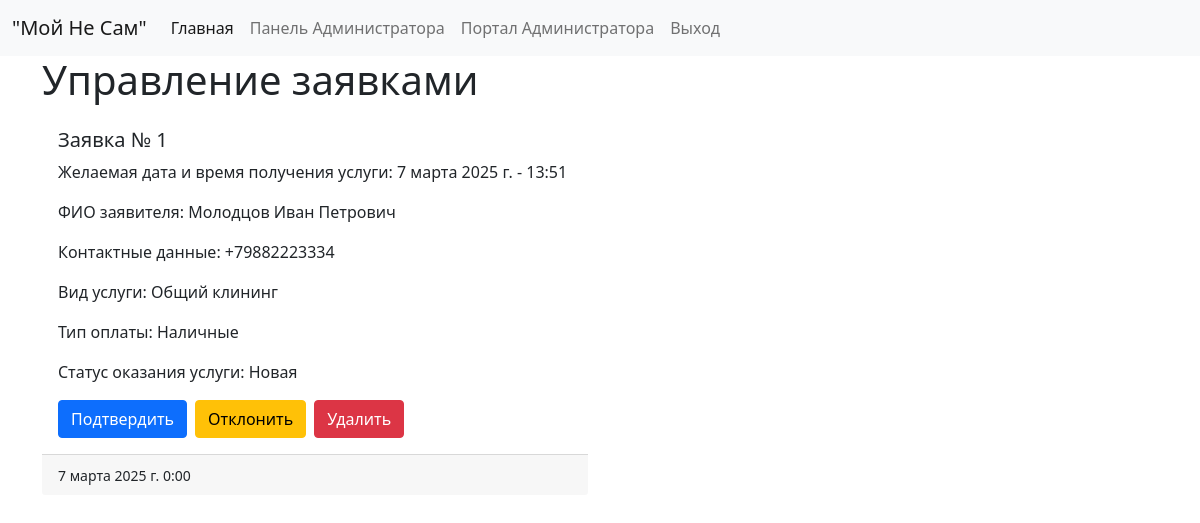
Page /admin_panel/ (signed in) on the earlier database version.
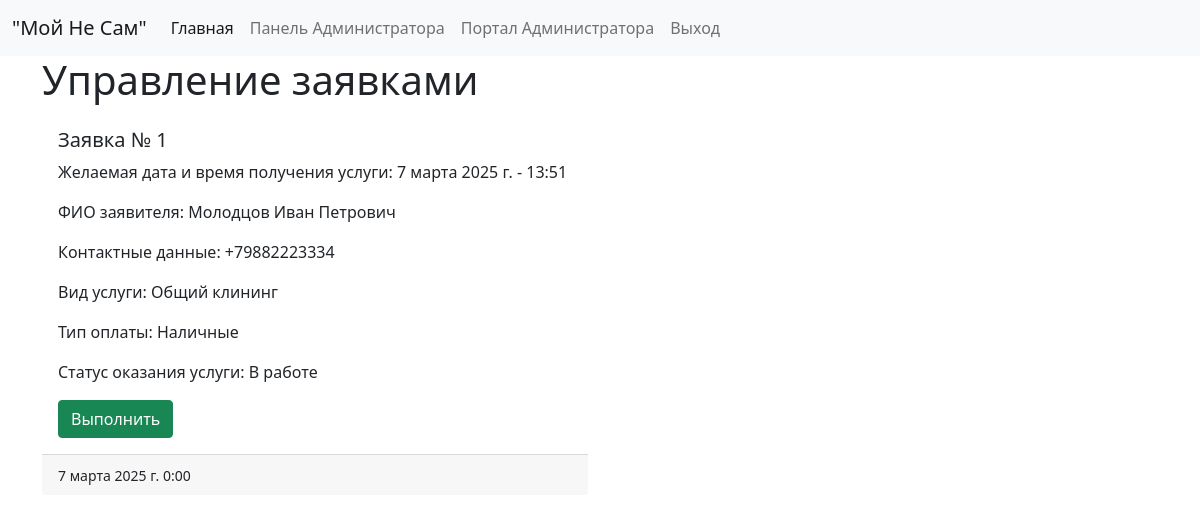
Same page on the later database version.
### general/models.py (models this page shows)
class Order(models.Model):
    PAYMENT_TYPE_CHOICES = [
        ('0', "Наличные"),
        ('1', "Банковская карта")
    ]
    STATUS_CHOICES = [
        ('0', "Новая"),
        ('1', "В работе"),
        ('2', "Выполнено"),
        ('3', "Отменено")
    ]
    address = models.CharField(verbose_name='Адрес', max_length=200)
    phone = models.CharField(verbose_name='Номер телефона', max_length=200)
    date = models.DateField(verbose_name='Дата')
    time = models.TimeField(verbose_name='Время')
    date_at = models.DateTimeField(auto_now_add=True)
    type = models.ForeignKey(TypesOfService, verbose_name='Тип услуги', on_delete=models.CASCADE, null=True, blank=True)
    user = models.ForeignKey(User, verbose_name='Пользователь', on_delete=models.CASCADE)
    description = models.TextField(verbose_name='Описание иной услуги', null=True, blank=True)
    comment = models.TextField(verbose_name='Комментарий при отмене заявки', null=True, blank=True)
    payment_type = models.CharField(
        max_length=1,
        choices=PAYMENT_TYPE_CHOICES,
        verbose_name='Тип оплаты'
    )
    status = models.CharField(
        max_length=1,
        choices=STATUS_CHOICES,
        default='0',
        verbose_name='Статус заявки'
    )

class UserProfile(models.Model):
    fio = models.CharField(verbose_name='ФИО', max_length=200)
    phone = models.CharField(verbose_name='Номер телефона', max_length=200)
    user = models.OneToOneField(User, verbose_name='Пользователь', on_delete=models.CASCADE)

class TypesOfService(models.Model):
    name = models.CharField(verbose_name='Наименование типа сервиса', max_length=200)
    def __str__(self):
        return self.name

### general/views.py (the view)
# urls.py: path('admin_panel/', admin_panel, name='admin_panel'),
def admin_panel(request):
    user = request.user
    if not user.is_authenticated or not user.is_superuser:
        return redirect('index')
    order_list_by_user = Order.objects.all().order_by('-date_at')
    context = {"order_list_by_user": order_list_by_user}
    return render(request, "admin_panel.html", context)

### templates/admin_panel.html (shortened to what this page needs)
{% extends 'base.html' %}
{% load static %}
{% block content %}
    <h1>Управление заявками</h1>
    <div class="row row-cols-1 row-cols-md-2 g-4">
        {% for order in order_list_by_user %}
            <div class="col">
                <div class="card-body">
                    <h5 class="card-title">Заявка № {{ order.pk }}</h5>
                    <p class="card-text">Желаемая дата и время получения услуги: {{ order.date }} - {{ order.time }}</p>
                    <p class="card-text">ФИО заявителя: {{ order.user.userprofile.fio }}</p>
                    <p class="card-text">Контактные данные: {{ order.user.userprofile.phone }}</p>
                    {% if order.type %}<p class="card-text">Вид услуги: {{ order.type }}</p>{% endif %}
                    <p class="card-text">Тип оплаты: {{ order.get_payment_type_display }}</p>
                    <p class="card-text">Статус оказания услуги: {{ order.get_status_display }}</p>
                    {% if order.status == '0' %}
                        <div class="d-flex gap-2">
                            <form method="post" action="{% url 'confirm_order' order.pk %}">
                                <button type="submit" class="btn btn-primary">Подтвердить</button>
                            </form>
                            <a class="btn btn-warning" href="{% url 'cancel_order' order.pk %}">Отклонить</a>
                            <form method="post" action="{% url 'delete_order' order.pk %}">
                                <button type="submit" class="btn btn-danger">Удалить</button>
                            </form>
                        </div>
                    {% endif %}
                    {% if order.status == '1' %}
                        <form method="post" action="{% url 'execute_order' order.pk %}">
                            <button type="submit" class="btn btn-success">Выполнить</button>
                        </form>
                    {% endif %}
                </div>
                <div class="card-footer">
                    <small class="text-body-secondary">{{ order.date_at }}</small>
                </div>
            </div>
        {% endfor %}
    </div>
{% endblock %}

Differences in the rows shown:
changed Order "Наличные": status "Новая" → "В работе"; status "Подтвердить Отклонить Удалить" → "Выполнить"
